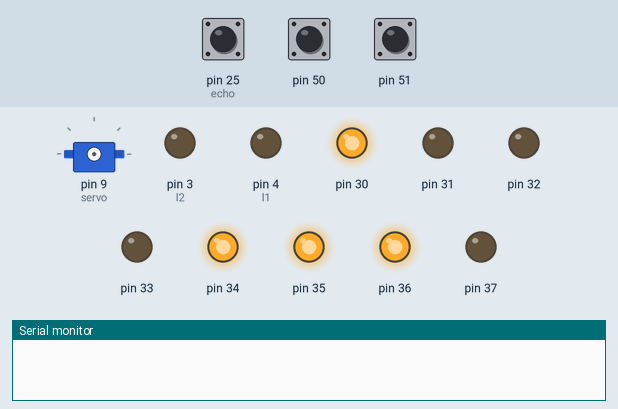
Recording of a sketch running on a simulated Arduino Mega 2560, built with avr-gcc and run on an emulated ATmega2560. Parts: servo, output pins drawn as LEDs (lit = HIGH), the last lines printed to the serial monitor. The inputs (shaded band) are chosen by the test bench; at power-on: pin 51 HIGH, pin 25 (echo) LOW, pin 50 HIGH. Pins used as bus, display or sensor lines are not drawn.

Above: at 0.8 s.
0.9 s: pin 51 pulled LOW for 0.15 s
At 4.0 s:
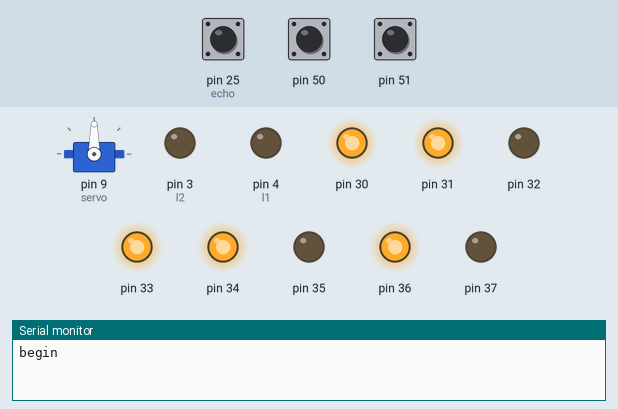
At 5.5 s:
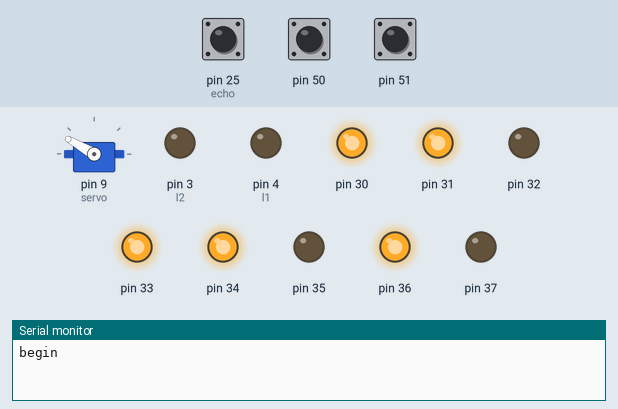
7.6 s: pin 25 (echo) pulsed HIGH 5 times (0.12 s each, 0.3 s apart)
At 9.6 s:
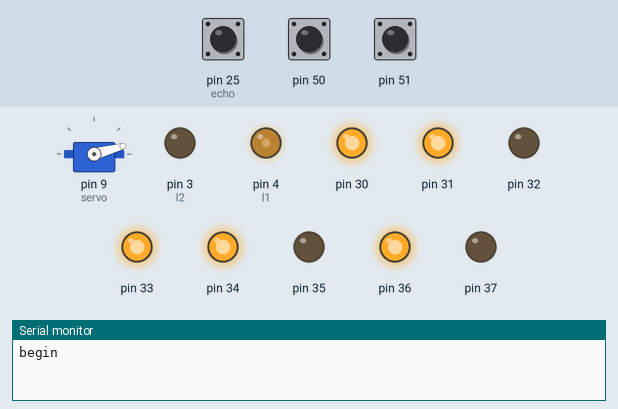
Timing chart, 0 to 16.6 s (numbered marks = the images above; inputs shaded):
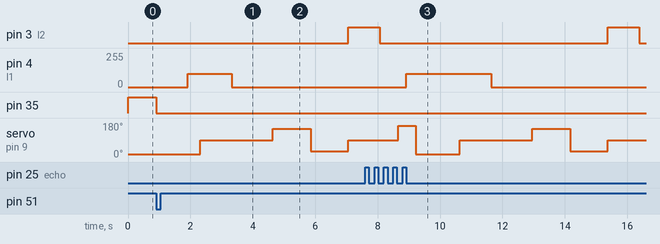

The sketch:

car5.ino
```cpp
#include <IRremote.h>
#include <Servo.h>
int RECV_PIN = 11;
boolean red=false;
IRrecv re(RECV_PIN);
decode_results results;
#define r1 6
#define r2 5
#define l1 4
#define l2 3

#define trig 24
#define echo 25

#define st 0x1FAEC0E9
#define up 0xBAD3529A
#define dw 0x4B3DE971
#define rt 0x86496FDA
#define lt 0x2AC4BB31
#define ur 0xDB37230C
#define ul 0xDB37230F
#define dr 0xD397D03E
#define dl 0xD397D03D

const int center = 90;
int path = center;
long info[10];
byte x=1;
Servo servo;
long val[3];
byte mode=2 ;
int number[][8] = {
	{1,1,1,1,1,1,0,0}, //0
	{0,1,1,0,0,0,0,0}, //1
	{1,1,0,1,1,0,1,0}, //2
	{1,1,1,1,0,0,1,0}, //3
	{0,1,1,0,0,1,1,0}, //4
	{1,0,1,1,0,1,1,0}, //5
	{1,0,1,1,1,1,1,0}, //6
	{1,1,1,0,0,0,0,0}, //7
	{1,1,1,1,1,1,1,0}, //8
	{1,1,1,1,1,1,0,0}, //9
	{0,0,0,0,0,0,0,0}, //none
	{1,0,0,0,1,1,1,0}  //F
};
long longs(){
	digitalWrite(trig,LOW);
	delay(2);
	digitalWrite(trig,HIGH);
	delay(10);
	digitalWrite(trig,LOW);
	return pulseIn(echo,HIGH)/58;
}
void setnumber(byte num){
	for(int i =0;i<=7;i++){
		digitalWrite(i+30,number[num][i]);
	}
}
void setservo(int p){
	path = p;
	servo.write(path);
}
void changeservo(int p){
	path = path + p ;
	servo.write(path);
}
void setmotor(int B, int A) {
  if (A > 0) {
    //analogWrite(rs, A);
    analogWrite(r1, A);
    digitalWrite(r2, LOW);
  } else if (A < 0) {
    //analogWrite(rs, abs(A));
    digitalWrite(r1, LOW);
    analogWrite(r2, A);
  } else {
    //analogWrite(rs, 0);
    digitalWrite(r1, LOW);
    digitalWrite(r2, LOW);
  }
  if (B > 0) {
    //analogWrite(ls, B);
    analogWrite(l1, B);
    digitalWrite(l2, LOW);
  } else if (B < 0) {
    //analogWrite(ls, abs(B));
    digitalWrite(l1, LOW);
    analogWrite(l2, B);
  } else {
    //analogWrite(ls, 0);
    digitalWrite(l1, LOW);
    digitalWrite(l2, LOW);
  }
}
void setA(){
	Serial.begin(9600);
	re.blink13(true);
	re.enableIRIn();
	Serial.println("begin");
	for (int i = 2; i < 7; i++) {
		pinMode(i,OUTPUT);
	}
}
void setB(){
	pinMode(trig,OUTPUT);
	pinMode(echo,INPUT);
	pinMode(50,INPUT);
	Serial.begin(9600);
	Serial.println("begin");
	servo.attach(9);
	digitalWrite(50,HIGH);
	servo.write(center);
}
void setup() {
	pinMode(50,INPUT);
	pinMode(51,INPUT);
	for (int i = 30;i<=37;i++){
		pinMode(i,OUTPUT);
	}
	digitalWrite(50,HIGH);
	digitalWrite(51,HIGH);
	setnumber(11);
	delay(1);
	while(1+1==2){
		if (!digitalRead(50)){
			mode=1;
			setA();
			setnumber(1);
			break;
		}else if(!digitalRead(51)){
			mode=2;
			setB();
			setnumber(2);
			break;
		}
		setservo(center);
	}
}

void loopA(){
	if (re.decode(&results)) {
		Serial.println(results.value,HEX);
      switch(results.value){
		case up:   //前進
			Serial.println("up");
			setmotor(150, 150);
			delay(0);
			break;
        case dw:   //後退
			Serial.println("down");
			setmotor(-150, -150);
			delay(0);

			break;
		case rt:   //右轉
			setmotor(-150, 150);
			delay(0);
			break;
        case lt:    //左轉
			setmotor(150, -150);
			delay(0);
			break;
		case ur:	//右上
			setmotor(50,200);
			break;
		case ul:  	//左上
			setmotor(200,50);
			break;
		case dr:	//右下
			setmotor(-200,-50);
			break;
		case dl:	//左下
			setmotor(-50,-200);
			break;
      default:   //停車
      setmotor(0, 0);
      break;
      }
      delay(0);
      re.resume();
  }

}
void loopB(){
	for (int i = 0 ; i <= 2;i++){
		setservo(15+i*75);
		info[i] = longs();
		if (info[i] < 20){
			if (i == 0){
				setmotor(100,0);
				delay(100);
			}else if(i == 2){
				setmotor(0,100);
				delay(100);
			}else{
				setmotor(0,0);
				setservo(center);
				val[0]=longs();
				delay(300);
				setservo(center+60);
				val[1]=longs();
				delay(200);
				setservo(center-60);
				val[2]=longs();
				delay(200);
				setservo(center);
				if(val[1]>val[2]and val[1]>15){
					setmotor(-100,100);
					delay(100);
					while(longs()<40){
						delay(100);
					}
				}else if (val[2]>val[1]and val[2]>15){
					setmotor(100,-100);
					delay(100);
					while(longs()<40){
						delay(100);
					}
				}else{
					setmotor(-100,-100);
					delay(500);
					setmotor(-100,100);
					delay(500);
				}
				setmotor(0,0);
				delay(300);
			}
		}else{
			setmotor(100,100);
		}
		delay(300);
	}
	delay(0);
}
void loop() {
    if (mode == 1){
		loopA();
	}else if(mode == 2){
		loopB();
		//setservo(center);
	}
}
```

Measured:
- after the input at 0.9 s, pin 3 (l2): LOW → HIGH after 6.2 s; pin 4 (l1): 0/255 → 100/255 after 1.0 s, → 0/255 1.4 s later; pin 31, pin 33: LOW → HIGH at once; pin 35: HIGH → LOW at once; servo on pin 9 (servo): 15° → 90° after 1.4 s, → 150° 2.3 s later, → 30° 1.2 s later, → 90° 1.2 s later
